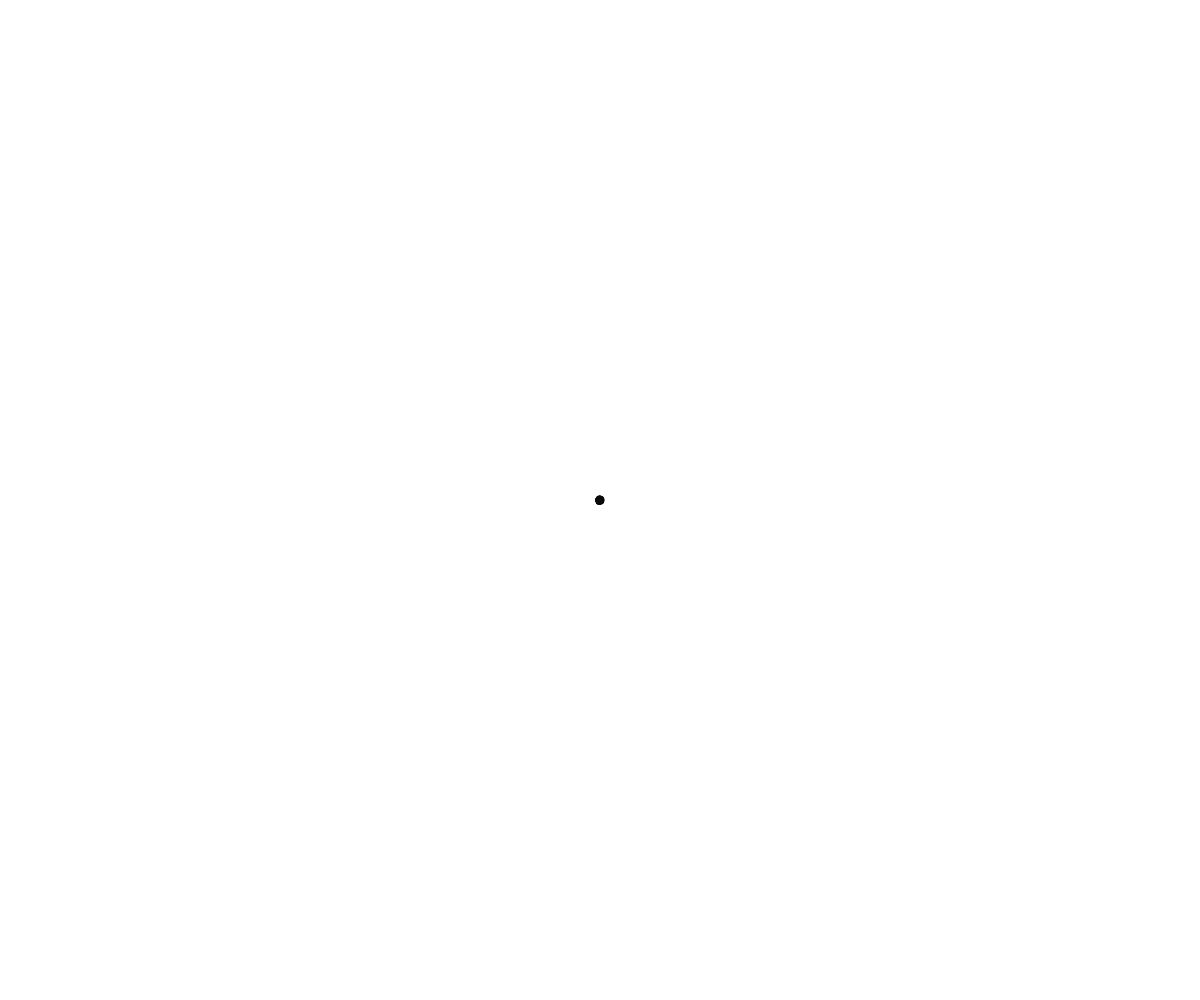
Frame 1 (no input)
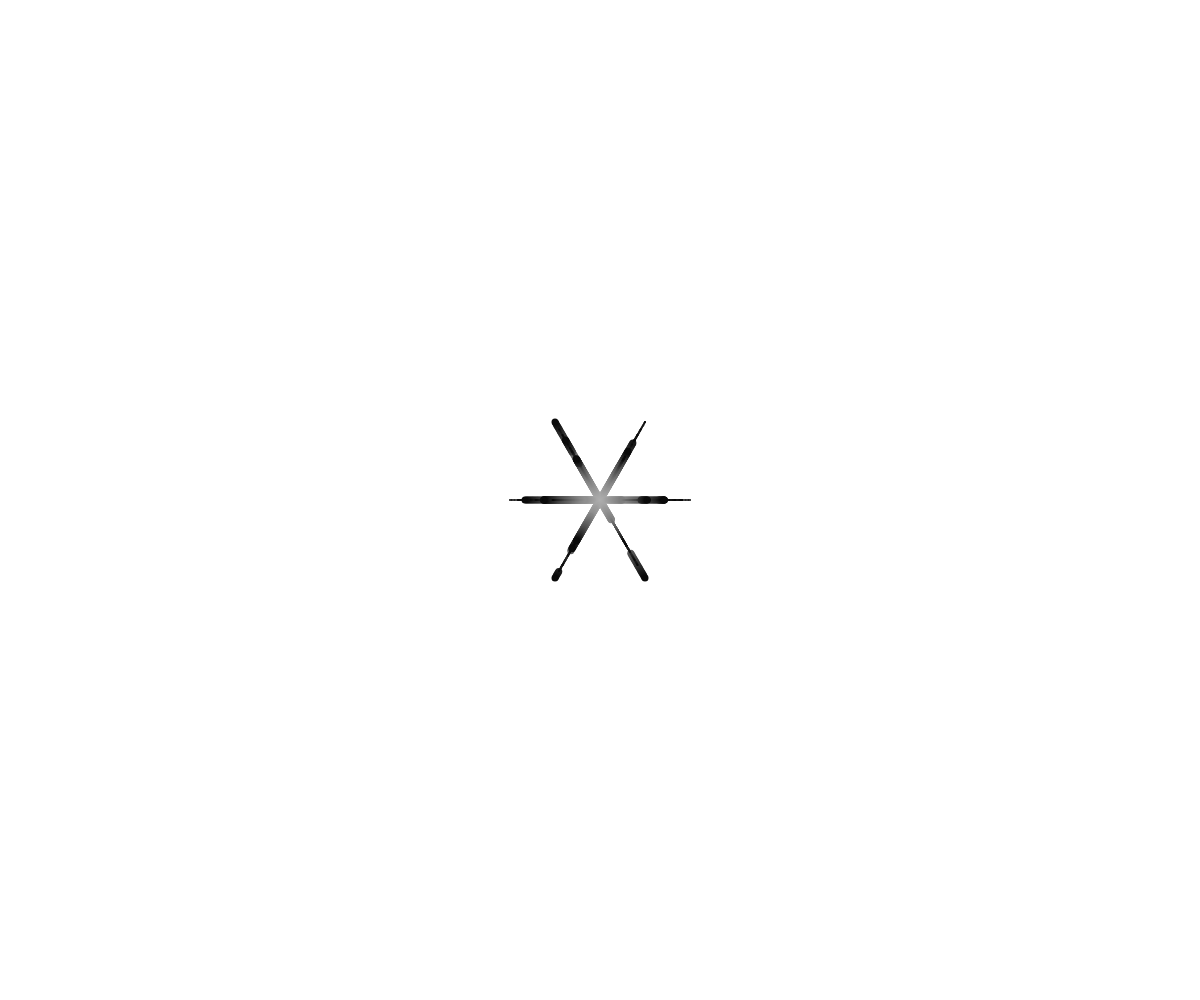
Frame 60 (no input)
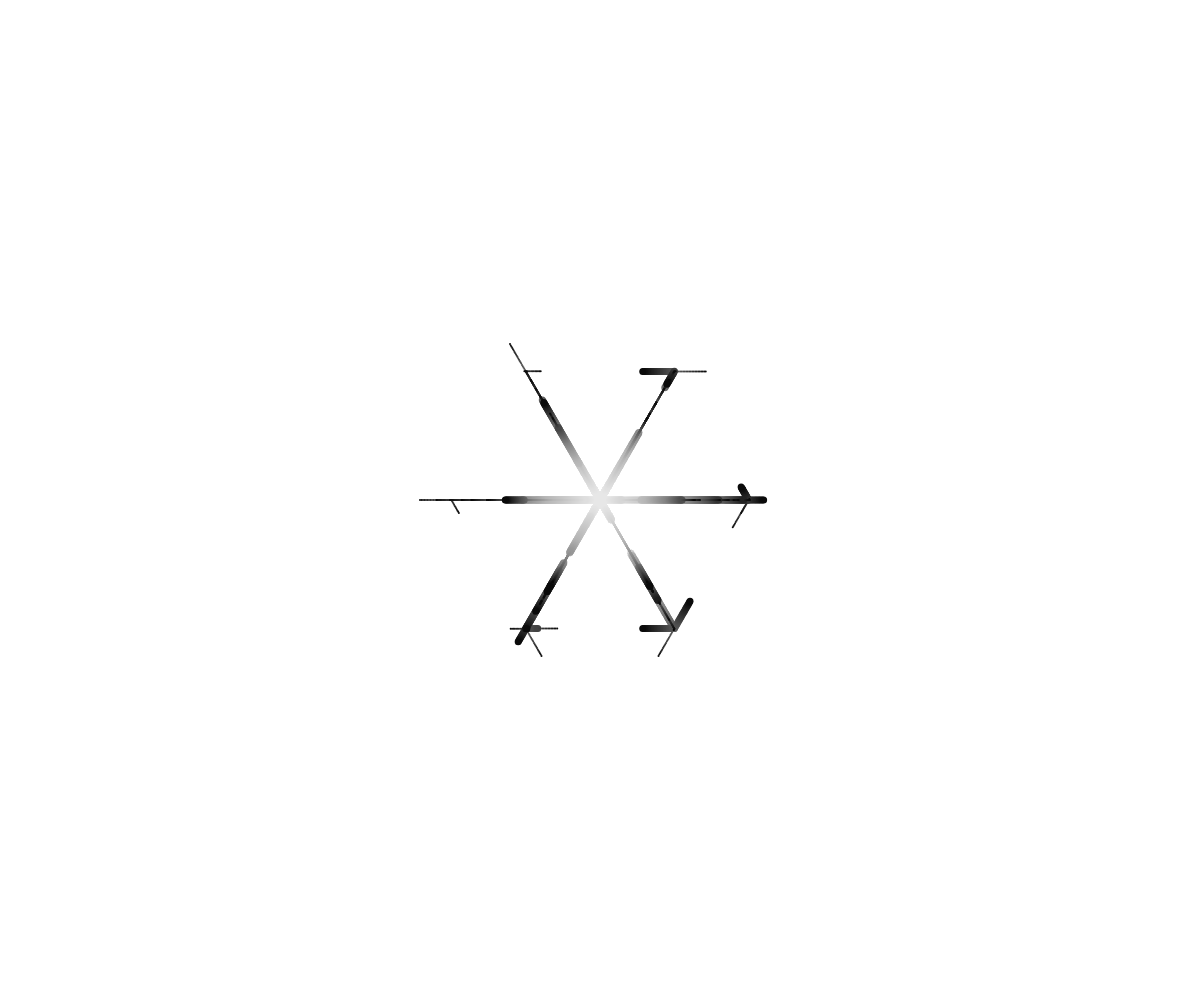
Frame 120 (the mouse pressed at the canvas centre since frame 60)

The p5.js sketch that drew these frames (run headless with seeded random() and noise() and a simulated clock; from frame 60 on, the mouse is pressed at the canvas centre):

// p5.js sketch
// ── sketch.js
const r = 150;
const n = 6;
// const t = 30;
const num = 100;
let i = [];
let p = [];
let d = [];
let t = [];
let g = [];

function setup() {
  createCanvas(windowWidth, windowHeight);
  background(255);

  for (let j = 0; j < num; j++) {
    t[j] = floor(random(10, 20))*10;
    i[j] = floor(random(6));
    p[j] = createVector(width / 2, height / 2);
    d[j] = createVector(r * cos(TAU * i[j] / n), r * sin(TAU * i[j] / n));
    g[j] = random(TAU);
    d[j].mult(1 / t[j]);
  }
}

function draw() {
  background(255, 5);

  for (let j = 0; j < num; j++) {
    if (frameCount % t[j] == 0) {
      i[j] = floor(random(6));
      d[j] = createVector(r * cos(TAU * i[j] / n), r * sin(TAU * i[j] / n));
      d[j].mult(1 / t[j]);
    }

    if(dist(p[j].x, p[j].y, width/2, height/2) > max(width/2, height/2)){
      p[j] = createVector(width / 2, height / 2);
    }

    p[j].add(d[j]);

    noStroke();
    fill(10);
    circle(p[j].x, p[j].y, floor(pow(sin(frameCount/100+g[j]), 10)+0.3)*5+2);
  }
}
